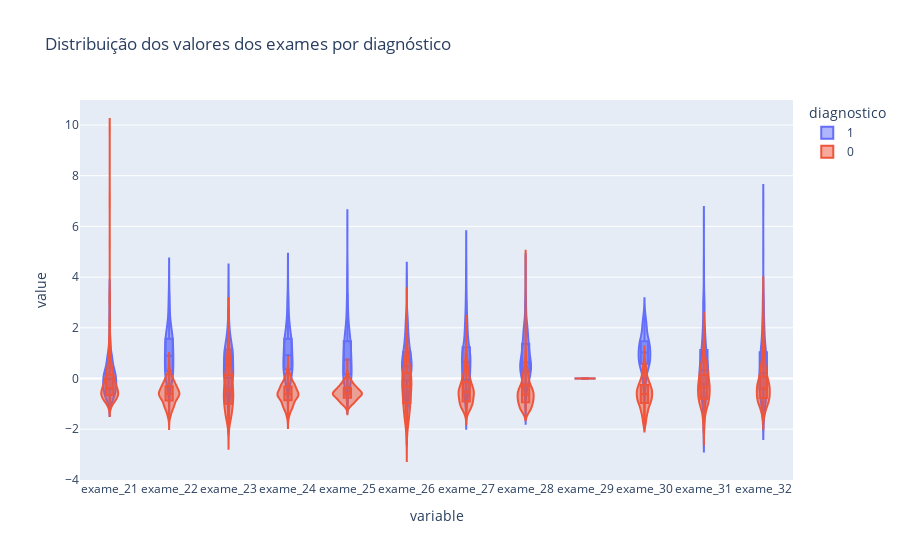

Notebook source saved alongside this figure:
### Code cell
plot_violin(diagnostico, valores_exames_padronizados, 20, 32)

### Figure 1 — Plotly figure (JSON) as saved in the notebook; plotly's stock layout.template omitted (floating-point values rounded to 4 significant figures; data arrays with more than 128 entries replaced by an {"elided": "..."} marker saying what was removed)
{"data": [{"alignmentgroup": "True", "box": {"visible": true}, "hovertemplate": "diagnostico=1<br>variable=%{x}<br>value=%{y}<extra></extra>", "legendgroup": "1", "marker": {"color": "#636efa"}, "name": "1", "offsetgroup": "1", "orientation": "v", "points": false, "scalegroup": "True", "showlegend": true, "type": "violin", "x": {"elided": "2544 str values"}, "x0": " ", "xaxis": "x", "y": {"elided": "2544 float values"}, "y0": " ", "yaxis": "y"}, {"alignmentgroup": "True", "box": {"visible": true}, "hovertemplate": "diagnostico=0<br>variable=%{x}<br>value=%{y}<extra></extra>", "legendgroup": "0", "marker": {"color": "#EF553B"}, "name": "0", "offsetgroup": "0", "orientation": "v", "points": false, "scalegroup": "True", "showlegend": true, "type": "violin", "x": {"elided": "4284 str values"}, "x0": " ", "xaxis": "x", "y": {"elided": "4284 float values"}, "y0": " ", "yaxis": "y"}], "layout": {"legend": {"title": {"text": "diagnostico"}, "tracegroupgap": 0}, "title": {"text": "Distribuição dos valores dos exames por diagnóstico"}, "violinmode": "overlay", "xaxis": {"anchor": "y", "domain": [0, 1], "title": {"text": "variable"}}, "yaxis": {"anchor": "x", "domain": [0, 1], "title": {"text": "value"}}}}
